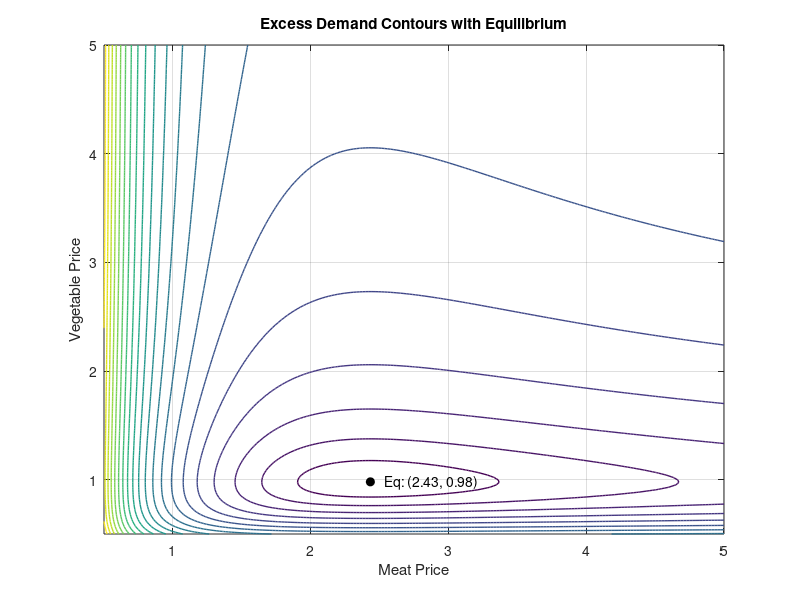

This figure's MATLAB source:
function neoclassical_general_equilibrium_contourmap(I,Q)
%% Parameters
if nargin == 0
    I = [100, 150, 120];
    Q = [120, 60, 100];
end
alpha = [0.6, 0.2, 0.3];
beta  = [0.2, 0.6, 0.3];
gamma = [0.2, 0.2, 0.4];

% --- Price grid
pG = 1;                               % normalize grain price
pM = linspace(0.5,5,200);             % meat prices
pV = linspace(0.5,5,200);             % veg prices
[PM, PV] = meshgrid(pM, pV);

% --- Excess demand norm on the grid
ED = zeros(size(PM));
for i = 1:numel(PM)
    p = [pG, PM(i), PV(i)];
    xG = sum(alpha .* I ./ p(1));
    xM = sum(beta  .* I ./ p(2));
    xV = sum(gamma .* I ./ p(3));
    ED(i) = norm([xG - Q(1), xM - Q(2), xV - Q(3)]);
end

% --- Contour plot
figure; 
contour(PM, PV, ED, 20, 'LineWidth', 1);
xlabel('Meat Price'); ylabel('Vegetable Price');
title('Excess Demand Contours with Equilibrium');

% --- Solve for equilibrium (one market can be dropped by Walras' Law)
% Here we match meat and veg; grain will clear automatically for Cobb–Douglas.
f = @(p) [ sum(beta .* I)/p(1)  - Q(2) ; ...
           sum(gamma.* I)/p(2)  - Q(3) ];
p0 = [2; 1];                          % initial guess [p_meat; p_veg]
opts = optimset('Display','off');
peq = fsolve(f, p0, opts);            % ≈ [3.0; 1.5]

hold on;
plot(peq(1), peq(2), 'ko', 'MarkerFaceColor','k','MarkerSize',6); % equilibrium dot
text(peq(1)+0.06, peq(2), sprintf('  Eq: (%.2f, %.2f)', peq(1), peq(2)));
grid on;
